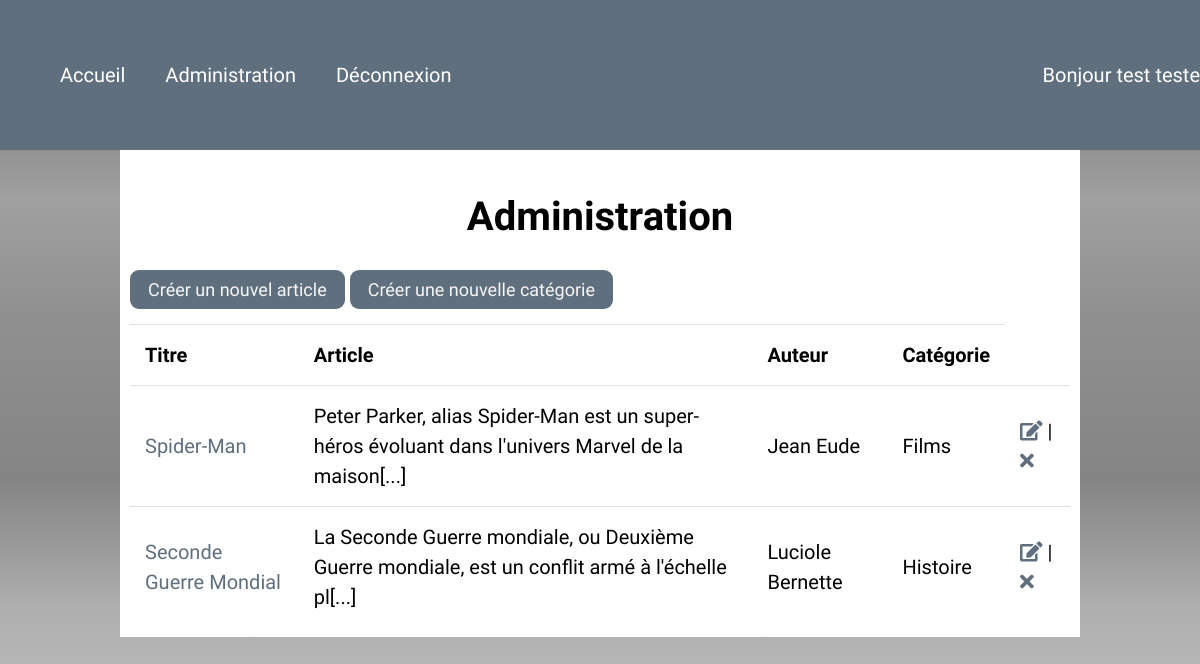
The page /admin.php (signed in) on the database its author committed.
### tables this page shows
CREATE TABLE `posts` (
  `id` int(11) NOT NULL,
  `title` varchar(100) NOT NULL,
  `content` text NOT NULL,
  `author_id` int(11) NOT NULL,
  `creation_date` datetime NOT NULL,
  `category_id` int(11) NOT NULL
);

CREATE TABLE `users` (
  `id` int(11) NOT NULL,
  `firstname` varchar(100) NOT NULL,
  `lastname` varchar(100) NOT NULL,
  `email` varchar(100) DEFAULT NULL,
  `password` varchar(60) DEFAULT NULL
);

CREATE TABLE `categories` (
  `id` int(11) NOT NULL,
  `name` varchar(100) NOT NULL
);

### admin.php (called while the page is built, shortened)
<?php
require 'models/post.php';
$db = getConnection();
$posts = getPosts($db);
require "html/layout.phtml";

### models/post.php (called while the page is built, shortened)
<?php
function getPosts(PDO $connection): array
{
    $query = $connection->prepare('
        SELECT posts.id, title, content, posts.creation_date, firstname, lastname, name
        FROM posts
        INNER JOIN users ON users.id = posts.author_id
        INNER JOIN categories ON categories.id = posts.category_id
        ORDER BY creation_date DESC
    ');
    $query->execute();
    return $query->fetchAll();
}

### html/admin.phtml (the view)
<h1 class="text-center">Administration</h1>
<nav>
    <a class="button button-primary" href="add_post.php">Créer un nouvel article</a>
    <a class="button button-primary" href="add_category.php">Créer une nouvelle catégorie</a>
</nav>
<table class="table post-table">
    <thead>
        <tr>
            <th>Titre</th>
            <th>Article</th>
            <th>Auteur</th>
            <th>Catégorie</th>
        </tr>
    </thead>
    <tbody>
        <?php foreach ($posts as $post): ?>
            <tr>
                <td><a href="show_post.php?id=<?= $post['id'] ?>"><?= htmlspecialchars($post['title']) ?></a></td>
                <td><?= substr(htmlspecialchars($post['content']), 0, 100) ?>[...]</td>
                <td><?= $post['firstname'] ?> <?= $post['lastname'] ?></td>
                <td><?= $post['name'] ?></td>
                <td>
                    <a href="edit_post.php?id=<?= $post['id'] ?>" title="Editer l'article"><i class="fa fa-edit"></i></a> |
                    <a class="delete-post" href="delete_post.php?id=<?= $post['id'] ?>" title="Supprimer l'article"><i class="fa fa-times"></i></a>
                </td>
            </tr>
        <?php endforeach ?>
    </tbody>
</table>

### css/main.css (style rules this page uses)
* { box-sizing: border-box; }
:root { --color-primary: #5f6f7e; --color-success: #28a745; --color-danger: #dc3545; }
html { font-size: 62.5%; }
body { font-family: 'Indie Flower', cursive; font-size: 2rem; line-height: 1.5; background: rgba(102,102,102,1); background: -moz-linear-gradient(top, rgba(102,102,102,1) 0%, rgba(120,120,120,0.91) 12%, rgba(138,138,138,0.81) 25%, rgba(97,97,97,0.7) 39%, rgba(59,59,59,0.6) 51%, rgba(23,23,23,0.53) 60%, rgba(59,59,59,0.41) 76%, rgba(38,38,38,0.29) 91%, rgba(23,23,23,0.22) 100%); background: -webkit-gradient(left top, left bottom, color-stop(0%, rgba(102,102,102,1)), color-stop(12%, rgba(120,120,120,0.91)), color-stop(25%, rgba(138,138,138,0.81)), color-stop(39%, rgba(97,97,97,0.7)), color-stop(51%, rgba(59,59,59,0.6)), color-stop(60%, rgba(23,23,23,0.53)), color-stop(76%, rgba(59,59,59,0.41)), color-stop(91%, rgba(38,38,38,0.29)), color-stop(100%, rgba(23,23,23,0.22))); background: -webkit-linear-gradient(top, rgba(102,102,102,1) 0%, rgba(120,120,120,0.91) 12%, rgba(138,138,138,0.81) 25%, rgba(97,97,97,0.7) 39%, rgba(59,59,59,0.6) 51%, rgba(23,23,23,0.53) 60%, rgba(59,59,59,0.41) 76%, rgba(38,38,38,0.29) 91%, rgba(23,23,23,0.22) 100%); background: -o-linear-gradient(top, rgba(102,102,102,1) 0%, rgba(120,120,120,0.91) 12%, rgba(138,138,138,0.81) 25%, rgba(97,97,97,0.7) 39%, rgba(59,59,59,0.6) 51%, rgba(23,23,23,0.53) 60%, rgba(59,59,59,0.41) 76%, rgba(38,38,38,0.29) 91%, rgba(23,23,23,0.22) 100%); background: -ms-linear-gradient(top, rgba(102,102,102,1) 0%, rgba(120,120,120,0.91) 12%, rgba(138,138,138,0.81) 25%, rgba(97,97,97,0.7) 39%, rgba(59,59,59,0.6) 51%, rgba(23,23,23,0.53) 60%, rgba(59,59,59,0.41) 76%, rgba(38,38,38,0.29) 91%, rgba(23,23,23,0.22) 100%); background: linear-gradient(to bottom, rgba(102,102,102,1) 0%, rgba(120,120,120,0.91) 12%, rgba(138,138,138,0.81) 25%, rgba(97,97,97,0.7) 39%, rgba(59,59,59,0.6) 51%, rgba(23,23,23,0.53) 60%, rgba(59,59,59,0.41) 76%, rgba(38,38,38,0.29) 91%, rgba(23,23,23,0.22) 100%); filter: progid:DXImageTransform.Microsoft.gradient( startColorstr='#666666', endColorstr='#171717', GradientType=0 ); background-repeat: no-repeat; margin: 0; min-height: 100vh; }
.text-center { text-align: center; }
.button { padding: 0.5em 1em; border-radius: 0.5em; color: #f6f6f6; font-size: 1.8rem; }
.button-primary { background-color: var(--color-primary); }
.table { width: 100%; border-collapse: collapse; }
.table th { text-align: left; }
.table td, .table th { border-top: 1px solid #dee2e6; padding: 0.75em; }
a { color: var(--color-primary); text-decoration: none; transition: all 0.25s; }
.post-table { margin-top: 1em; }

### rows shown on the page
posts: title "Spider-Man", content "Peter Parker, alias Spider-Man est un super-héros évoluant dans l'univers Marvel de la maison", author.firstname "Jean", author.lastname "Eude", category.name "Films"
posts: title "Seconde Guerre Mondial", content "La Seconde Guerre mondiale, ou Deuxième Guerre mondiale, est un conflit armé à l'échelle pl", author.firstname "Luciole", author.lastname "Bernette", category.name "Histoire"

### other values the page prints
$_SESSION['auth']['firstname'] "test"
$_SESSION['auth']['lastname'] "teste"
